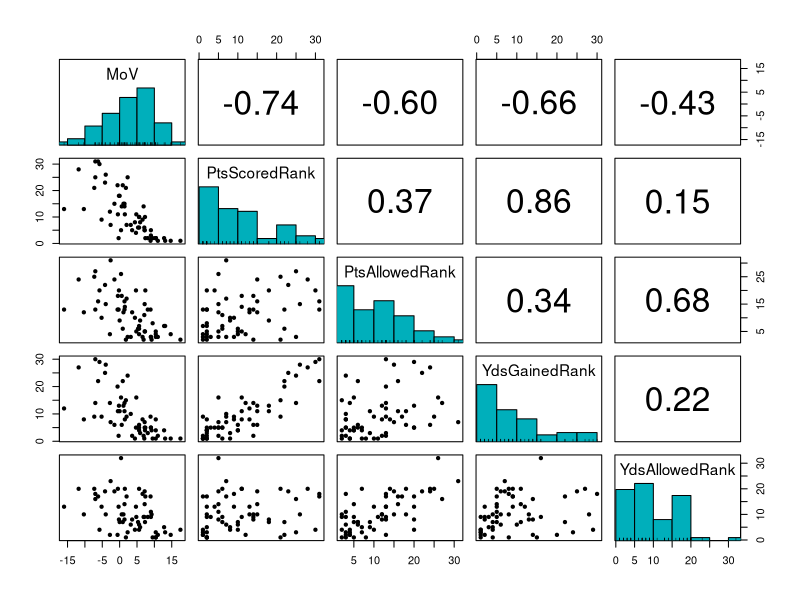
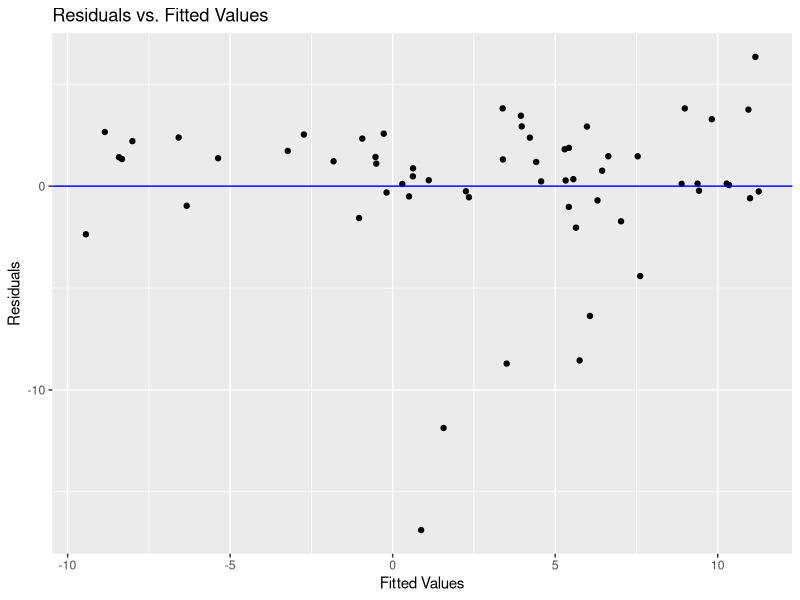
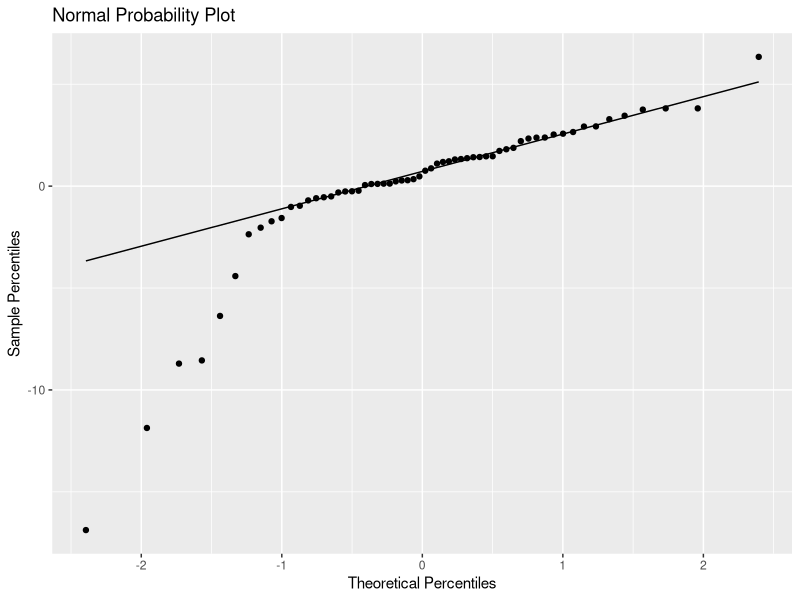
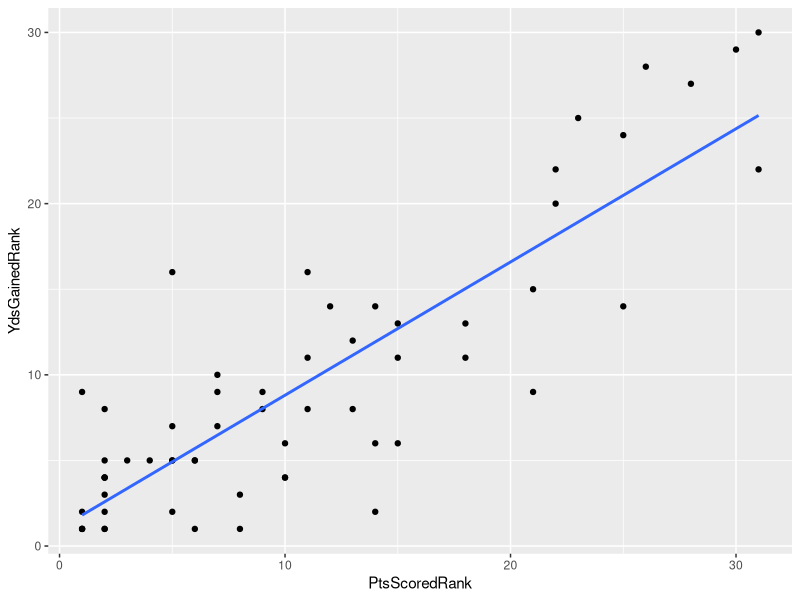
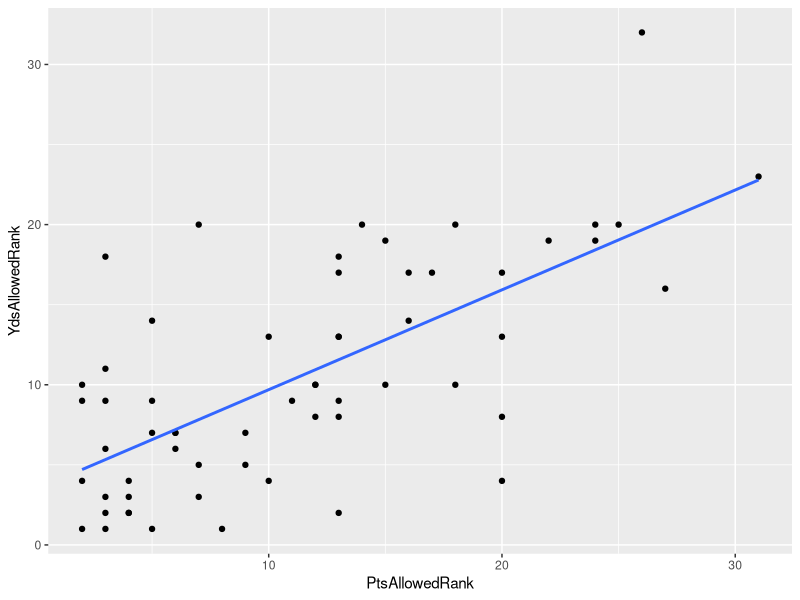

The R script that drew these images, in order:
library(tidyverse)
library(ggplot2)
library(car)
library(psych)
library(leaps)

# load data
data <- read.csv('./dallas_cowboys_season_data.csv')
mydata <- data[c("MoV", "PtsScoredRank", "PtsAllowedRank", "YdsGainedRank", "YdsAllowedRank")]

# scatter plot matrix
pairs.panels(mydata,
             method = "pearson", # correlation method
             hist.col = "#00AFBB", # color of histogram
             smooth = FALSE,
             density = FALSE,
             ellipses = FALSE)

# center the predictors
mydata <- mydata %>%
          mutate(PtsScoredRank.c = PtsScoredRank - mean(PtsScoredRank),
                 PtsAllowedRank.c = PtsAllowedRank - mean(PtsAllowedRank),
                 YdsGainedRank.c = YdsGainedRank - mean(YdsGainedRank),
                 YdsAllowedRank.c = YdsAllowedRank - mean(YdsAllowedRank))

# fit the regression model with centered predictors
reg <- lm(MoV ~ PtsScoredRank.c + PtsAllowedRank.c + YdsAllowedRank.c + PtsAllowedRank.c * YdsAllowedRank.c, mydata)

summary(reg)


# residuals vs. fitted values
mydata$resids <- residuals(reg)
mydata$predicted <- predict(reg)
ggplot(mydata, aes(x = predicted, y = resids)) +
       geom_point() +
       geom_hline(yintercept = 0, color = "blue") +
       labs(title ="Residuals vs. Fitted Values",
            x = "Fitted Values",
            y = "Residuals")

# normal probability plot
ggplot(mydata, aes(sample = resids)) +
       stat_qq() +
       stat_qq_line() +
       labs(title = "Normal Probability Plot",
            x = "Theoretical Percentiles",
            y = "Sample Percentiles")

# check for multicollinearity
vif(reg)


# create a new observation to predict MoV for ranking first in all 4 categories
rankedFirst <- data.frame(PtsScoredRank.c = 1 - mean(mydata$PtsScoredRank),
                         PtsAllowedRank.c = 1 - mean(mydata$PtsAllowedRank),
                         YdsGainedRank.c = 1 - mean(mydata$YdsGainedRank),
                         YdsAllowedRank.c = 1 - mean(mydata$YdsAllowedRank))

# calculate the corresponding prediction
predict(reg, rankedFirst, interval = "prediction")


# create a new observation to predict mean MoV for ranking last in all 4 categories
rankedLast <- data.frame(PtsScoredRank.c = 32 - mean(mydata$PtsScoredRank),
                      PtsAllowedRank.c = 32 - mean(mydata$PtsAllowedRank),
                      YdsGainedRank.c = 32 - mean(mydata$YdsGainedRank),
                      YdsAllowedRank.c = 32 - mean(mydata$YdsAllowedRank))

# calculate the corresponding prediction
predict(reg, rankedLast, interval = "confidence")

# relationship and correlation between points scored and yards gained
ggplot(mydata, aes(x = PtsScoredRank, y = YdsGainedRank)) +
  geom_point() +
  geom_smooth(method = lm, se = FALSE)

cor(mydata$PtsScoredRank, mydata$YdsGainedRank)

# relationship and correlation between points allowed and yards allowed
ggplot(mydata, aes(x = PtsAllowedRank, y = YdsAllowedRank)) +
  geom_point() +
  geom_smooth(method = lm, se = FALSE)

cor(mydata$PtsAllowedRank, mydata$YdsAllowedRank)
